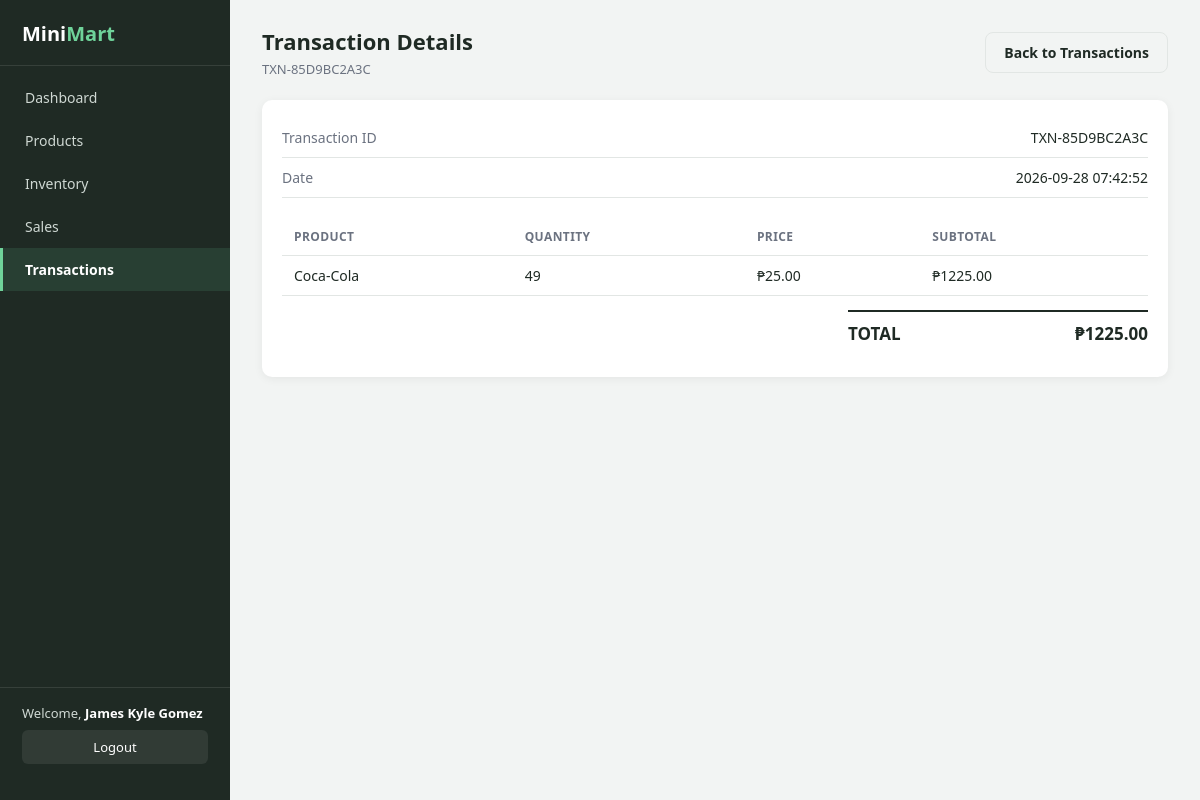
Page /transactions/TXN-85D9BC2A3C (signed in) on the committed database.
### tables this page shows
CREATE TABLE transactions (
            id INTEGER PRIMARY KEY AUTOINCREMENT,
            transaction_id TEXT UNIQUE NOT NULL,
            total_amount REAL NOT NULL,
            transaction_date TEXT NOT NULL
        );

CREATE TABLE transaction_items (
            id INTEGER PRIMARY KEY AUTOINCREMENT,
            transaction_id TEXT NOT NULL,
            product_id TEXT NOT NULL,
            product_name TEXT NOT NULL,
            quantity INTEGER NOT NULL,
            price REAL NOT NULL,
            subtotal REAL NOT NULL,
            FOREIGN KEY (transaction_id) REFERENCES transactions (transaction_id)
        );

### app.py (the view)
@app.route("/transactions/<transaction_id>")
@login_required
def transaction_details(transaction_id):
    transaction = database.get_transaction_by_id(transaction_id)
    if transaction is None:
        flash("Transaction not found.", "error")
        return redirect(url_for("transactions"))
    items = database.get_transaction_items(transaction_id)
    return render_template("transaction_details.html", transaction=transaction, items=items)

### auth.py (called while the page is built)
def login_required(f):
    @wraps(f)
    def decorated_function(*args, **kwargs):
        if "user_id" not in session:
            return redirect(url_for("login"))
        return f(*args, **kwargs)
    return decorated_function

### database.py (called while the page is built)
def get_db_connection():
    conn = sqlite3.connect(DB_NAME)
    conn.row_factory = sqlite3.Row
    conn.execute("PRAGMA foreign_keys = ON")
    return conn

def get_transaction_by_id(transaction_id):
    conn = get_db_connection()
    transaction = conn.execute(
        "SELECT * FROM transactions WHERE transaction_id = ?", (transaction_id,)
    ).fetchone()
    conn.close()
    return transaction

def get_transaction_items(transaction_id):
    conn = get_db_connection()
    items = conn.execute(
        "SELECT * FROM transaction_items WHERE transaction_id = ?", (transaction_id,)
    ).fetchall()
    conn.close()
    return items

### templates/transaction_details.html (shortened to what this page needs)
{% extends "base.html" %}
{% block content %}
<div class="page-header">
    <div>
        <h1>Transaction Details</h1>
        <p>{{ transaction.transaction_id }}</p>
    </div>
    <a href="{{ url_for('transactions') }}" class="btn btn-secondary">Back to Transactions</a>
</div>
<div class="table-card">
    <ul class="details-list" style="margin-bottom: 20px;">
        <li><span>Transaction ID</span><span>{{ transaction.transaction_id }}</span></li>
        <li><span>Date</span><span>{{ transaction.transaction_date }}</span></li>
    </ul>
    <table>
        <thead>
            <tr>
                <th>Product</th>
                <th>Quantity</th>
                <th>Price</th>
                <th>Subtotal</th>
            </tr>
        </thead>
        <tbody>
            {% for item in items %}
            <tr>
                <td>{{ item.product_name }}</td>
                <td>{{ item.quantity }}</td>
                <td>₱{{ "%.2f"|format(item.price) }}</td>
                <td>₱{{ "%.2f"|format(item.subtotal) }}</td>
            </tr>
            {% endfor %}
        </tbody>
    </table>
    <div class="cart-total" style="max-width: 300px; margin-left: auto;">
        <span>TOTAL</span>
        <span>₱{{ "%.2f"|format(transaction.total_amount) }}</span>
    </div>
</div>
{% endblock %}

### static/css/style.css (style rules this page uses)
:root { --primary: #2f8f5b; --primary-dark: #23703f; --primary-light: #e6f5ec; --danger: #d9534f; --danger-light: #fbe9e8; --warning: #e0a800; --warning-light: #fff6e0; --dark: #1f2a24; --gray: #6b7280; --light-gray: #f2f4f3; --border: #e2e6e4; --white: #ffffff; --radius: 10px; --shadow: 0 2px 10px rgba(0, 0, 0, 0.06); --sidebar-width: 230px; }
* { box-sizing: border-box; }
body { margin: 0; font-family: "Segoe UI", Roboto, Arial, sans-serif; background: var(--light-gray); color: var(--dark); }
a { text-decoration: none; color: inherit; }
.btn { display: inline-block; padding: 10px 18px; border: none; border-radius: 8px; font-size: 14px; font-weight: 600; cursor: pointer; text-align: center; }
.btn-secondary { background: var(--light-gray); color: var(--dark); border: 1px solid var(--border); }
.page-header { display: flex; justify-content: space-between; align-items: center; flex-wrap: wrap; gap: 12px; margin-bottom: 22px; }
.page-header h1 { margin: 0; font-size: 22px; }
.page-header p { margin: 4px 0 0; color: var(--gray); font-size: 13px; }
.table-card { background: var(--white); border-radius: var(--radius); box-shadow: var(--shadow); padding: 18px 20px; overflow-x: auto; }
table { width: 100%; border-collapse: collapse; font-size: 14px; }
th, td { text-align: left; padding: 10px 12px; border-bottom: 1px solid var(--border); white-space: nowrap; }
th { color: var(--gray); font-size: 12px; text-transform: uppercase; letter-spacing: 0.4px; }
.details-list { list-style: none; padding: 0; margin: 0; }
.details-list li { display: flex; justify-content: space-between; padding: 10px 0; border-bottom: 1px solid var(--border); font-size: 14px; }
.details-list li span:first-child { color: var(--gray); }
.cart-total { display: flex; justify-content: space-between; font-size: 17px; font-weight: 700; margin: 14px 0; padding-top: 10px; border-top: 2px solid var(--dark); }

### rows in the picture
transactions: total_amount "1225.00"
transaction_items: product_name "Coca-Cola", quantity "49", price "25.00", subtotal "1225.00"

### other values in the picture
{{ session.get('full_name', 'User') }} "James Kyle Gomez"
